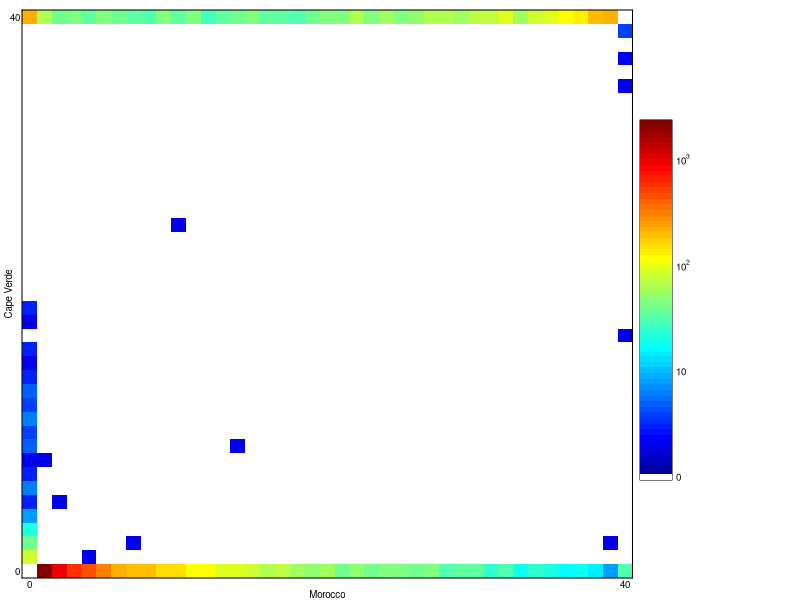

The R source for this figure:

# Run as:
# Rscript jsfs_cvi_toPublish.R

###
#
# Set working directory to the CVI directory from github
#
###
setwd("/Users/fulgione/git/CVI")



###
#       Check percentage private SNPs from Novikova et al.
###
thaliana_lyrata_percShared = 21247/(130533 + 460105)
thaliana_alleri_percShared = 10844/(142188 + 207627)
thaliana_arenosa_percShared = 27287/(118219 + 637739)
halleri_lyrata_percShared = 104927/(197633 + 481334)
halleri_arenosa_percShared = 105561/(177333 + 663998)
lyrata_arenosa_percShared = 293189/(421502 + 646748)

percShared_arabSpecies=c(thaliana_lyrata_percShared, thaliana_alleri_percShared, thaliana_arenosa_percShared, halleri_lyrata_percShared, halleri_arenosa_percShared, lyrata_arenosa_percShared)

range(1-percShared_arabSpecies)






# Load required libraries 
library("spam")
library("fields")

par(ps=7)
colors <- c("white", "#00009F", "#0000AF", "#0000BF", "#0000CF", "#0000DF", "#0000EF", "#0000FF", "#0010FF", "#0020FF", "#0030FF", "#0040FF", "#0050FF", "#0060FF", "#0070FF", "#0080FF", "#008FFF", "#009FFF", "#00AFFF", "#00BFFF", "#00CFFF", "#00DFFF", "#00EFFF", "#00FFFF", "#10FFEF", "#20FFDF", "#30FFCF", "#40FFBF", "#50FFAF", "#60FF9F", "#70FF8F", "#80FF80", "#8FFF70", "#9FFF60", "#AFFF50", "#BFFF40", "#CFFF30", "#DFFF20", "#EFFF10", "#FFFF00", "#FFEF00", "#FFDF00", "#FFCF00", "#FFBF00", "#FFAF00", "#FF9F00", "#FF8F00", "#FF8000", "#FF7000", "#FF6000", "#FF5000", "#FF4000", "#FF3000", "#FF2000", "#FF1000", "#FF0000", "#EF0000", "#DF0000", "#CF0000", "#BF0000", "#AF0000", "#9F0000", "#8F0000", "#800000")

# 4-fold degenerate:
#
# Sa - Fo
# jsfs = as.matrix(read.table("./data/sa-fo_clean_2020-21-02_sub40_jsfsX.txt", head=F))
# Cvi-Mor
jsfs = as.matrix(read.table("./data/cvi-mor_2021-02-16_sub40_jsfsX.txt", head=F))

# Intergenic jsfs:
#
# Sa - Fo
# jsfs = as.matrix(read.table("./data/sfs_interg_2020-06-08_5percN_noLastLanes_clean_2020-04-27_sub40_jsfsX.txt", head=F))
# Cvi Mor
# jsfs = as.matrix(read.table("./data/sfs_cvi-mor_2020-06-08_jsfs.txt", head=F))


# Fixed in Cvi:
jsfs[nrow(jsfs), ncol(jsfs)]


jsfs[nrow(jsfs), ncol(jsfs)] = 0
jsfs[1,1] = 0

# All SNPs:
allSnps = sum(jsfs)
allSnps

# Fixed in Fogo, absent from Santo:
jsfs[1,ncol(jsfs)]

# Fixed in Santo, absent from Fogo:
jsfs[nrow(jsfs),1]


# Segregating in Santo:
segS=0
for (row in 2:(nrow(jsfs)-1)) {
  for (col in 1:ncol(jsfs)) {
    segS = segS + jsfs[row,col]
  }
}
segS

# Segregating in Fogo:
segF=0
for (col in 2:(ncol(jsfs)-1)) {
  for (row in 1:nrow(jsfs)) {
    segF = segF + jsfs[row,col]
  }
}
segF

# Shared polymorphisms
sharedPolim=0
for (col in 2:(ncol(jsfs)-1)) {
  for (row in 2:(nrow(jsfs)-1)) {
    sharedPolim = sharedPolim + jsfs[row,col]
  }
}
sharedPolim

# % shared variation:
sharedPolim/allSnps
# wg: 1-0.002510078           # 0.9974899
# interg: 1-0.006310319       # 0.9936897
# 4-fold: 1-0.01803279        # 0.9819672
# Morocco: 1-0.0006144124     # 0.9993856
# Mor 4-fold: 1-0.0007367646  # 0.9992632

jsfs = jsfs + 1
jsfs=log10(jsfs)

ticks<- c(0, 10, 100, 1000, 10000, 100000, 1000000)
labelS=c(expression(0), expression(10), expression(10^"2"), expression(10^"3"), expression(10^"4"), expression(10^"5"), expression(10^"6"))

###
# Whole genome
# 
# pdf("/Volumes/CVI/final/cvi/sfs/jsfs_wg_clean_2020-06-03_5percN.pdf", width=8, height=7)

# 
# CVI islands:
#
pdf("./fig_jsfs_cviMor.pdf", width=2.2, height=1.6)
# 

# Cvi to Morocco:
# 
# pdf("./results/fig1d.pdf", width=2.2, height=1.6)

# 
par(ps=7, mfrow=c(1,1), mar=c(1.1,1.1,0.5,0.5))


# Cvi islands:
#
# image.plot(jsfs, axis.args=list(line=-0.8, at=c(0, log10(ticks[2:length(ticks)])), labels=labelS, lwd=-0, lwd.ticks=-0.5, tck=-0.5), col=colors, axes=F, legend.width=0.5, smallplot = c(.8, .84, .2, .8))
# image.plot(jsfs, xlab=list(expression(paste("Santo Ant", tilde(a), "o (40*freq.)"), ), cex=1.5), ylab=list(expression(paste("Fogo (40*freq.)"), ), cex=1.5), axis.args=list(at=c(0, log10(ticks[2:length(ticks)])), labels=labelS, cex.axis=1.5), col=colors, axes=F)

# Cvi to Morocco:
#
image.plot(t(jsfs), axis.args=list(line=-0.8, at=c(0, log10(ticks[2:length(ticks)])), labels=labelS, lwd=-0, lwd.ticks=-0.5, tck=-0.5), col=colors, axes=F, legend.width=0.5, smallplot = c(.8, .84, .2, .8))

# 
# To Morocco
# image.plot(t(jsfs), axis.args=list(line=-0.8, at=c(0, log10(ticks[2:length(ticks)])), labels=labelS, lwd=-0, lwd.ticks=-0.5, tck=-0.5), col=colors, axes=F, legend.width=0.5, smallplot = c(.8, .84, .2, .8))
# image.plot(t(jsfs), ylab=list(expression(paste("Cape Verde (40*freq.)"), )), xlab=list(expression(paste("Morocco (54*freq.)"), )), axis.args=list(at=c(0, log10(ticks[2:length(ticks)])), labels=labelS), col=colors, axes=F)

title(main="")
axis(2, at=c(-01, 1.1), tick=T, labels=c("a", "a"), lwd.ticks=-1, lwd=1)          # , cex.axis=1.5
axis(2, las=2, at=c(0, 1), tick=F, labels=c("0", dim(jsfs)[[1]]-1), line=-0.9)
axis(1, at=c(-01, 1.1), tick=T, labels=c("a", "a"), lwd.ticks=-1, lwd=1)
axis(1, at=c(0, 1), tick=F, labels=c("0", dim(jsfs)[[2]]-1), line=-1.3)
axis(4, at=c(-01, 1.1), tick=T, labels=c("a", "a"), lwd.ticks=-1, lwd=1)
axis(3, at=c(-01, 1.1), tick=T, labels=c("a", "a"), lwd.ticks=-1, lwd=1)

#
# title("", xlab=expression(paste("Santo Antão")), ylab=expression(paste("Fogo")), line=0.2)
#
title("", xlab=expression(paste("Morocco")), ylab=expression(paste("Cape Verde")), line=0.2)

dev.off()
